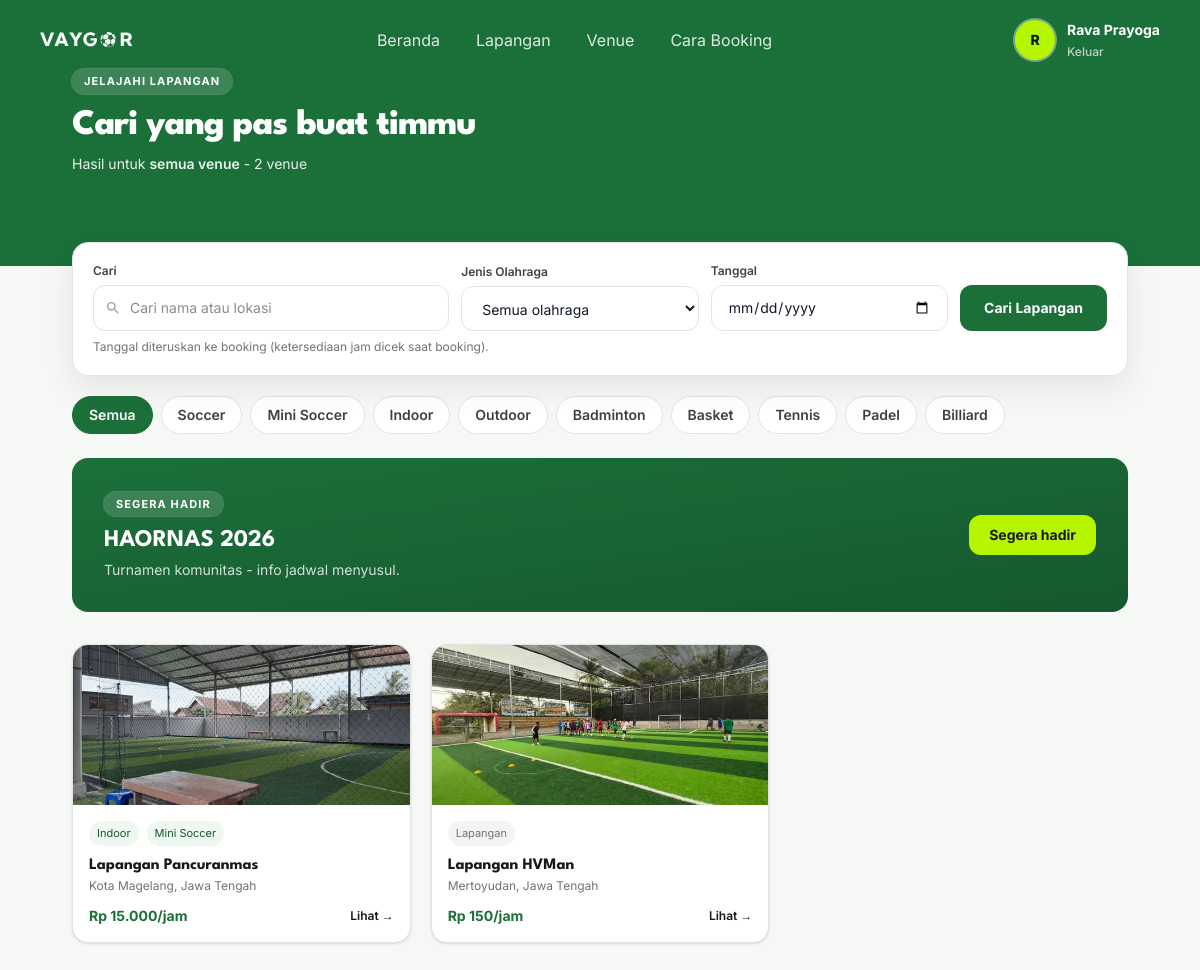
Screenshot of /index.php?p=browse (signed in) with the database file from the repository.
### tables this page shows
CREATE TABLE `users` (
  `id` int UNSIGNED NOT NULL,
  `name` varchar(100) NOT NULL,
  `email` varchar(100) NOT NULL,
  `phone` varchar(20) DEFAULT NULL,
  `password` varchar(255) NOT NULL,
  `role` enum('user','admin') NOT NULL DEFAULT 'user',
  `status` enum('active','inactive') NOT NULL DEFAULT 'active',
  `created_at` timestamp NULL DEFAULT CURRENT_TIMESTAMP,
  `updated_at` timestamp NULL DEFAULT CURRENT_TIMESTAMP ON UPDATE CURRENT_TIMESTAMP
);

CREATE TABLE `kategori` (
  `id_kat` int NOT NULL,
  `name_kat` varchar(50) NOT NULL,
  `logo_kat` varchar(255) NOT NULL
);

CREATE TABLE `fields` (
  `id` int UNSIGNED NOT NULL,
  `name` varchar(100) NOT NULL,
  `location` varchar(255) NOT NULL,
  `description` text,
  `capacity` int DEFAULT '10',
  `price` decimal(12,2) NOT NULL DEFAULT '0.00',
  `image` varchar(255) DEFAULT NULL
);

### pages/browse.php (the view, shortened to what this page needs)
<?php
$q     = trim($_GET['q'] ?? trim($_GET['nama'] ?? ''));
$jenis = trim($_GET['jenis'] ?? '');
$kat   = trim($_GET['kat'] ?? '');
$date  = trim($_GET['tanggal'] ?? trim($_GET['date'] ?? ''));
$catFilter = $jenis !== '' ? $jenis : $kat;
$venues = [];
$dbError = '';
try {
  $sql = "SELECT f.id, f.name, f.location, f.description, f.capacity, f.price, f.image
            FROM fields f";
  $joins  = '';
  $wheres = ['1 = 1'];
  $sql .= $joins . " WHERE " . implode(' AND ', $wheres) . " ORDER BY f.id ASC";
  $stmt = $conn->prepare($sql);
  $stmt->execute();
  $res = $stmt->get_result();
  while ($row = $res->fetch_assoc()) {
    $venues[] = $row;
  }
} catch (Throwable $e) {
  $dbError = 'Gagal memuat venue. Coba lagi.';
}
$catsByField = [];
$kats = [];
try {
  $qcat = mysqli_query($conn, "SELECT fk.id_field, k.name_kat FROM fields_kat fk JOIN kategori k ON k.id_kat = fk.id_kat ORDER BY k.name_kat");
  while ($c = mysqli_fetch_assoc($qcat)) {
    $catsByField[$c['id_field']][] = $c['name_kat'];
  }
  $qall = mysqli_query($conn, "SELECT id_kat, name_kat FROM kategori ORDER BY id_kat");
  while ($k = mysqli_fetch_assoc($qall)) {
    $kats[] = $k;
  }
} catch (Throwable $e) {
}
function vaygor_img($row)
{
  $c = $row['image'] ?? '';
  if ($c !== '') {
    if (file_exists(__DIR__ . '/../assets/uploads/' . $c)) return 'assets/uploads/' . $c;
  }
  return 'assets/images/lapangan.png';
}
function vaygor_price($n)
{
  return 'Rp ' . number_format((float) $n, 0, ',', '.');
}
function chip_href($opts = [])
{
  $parts = ['index.php?p=browse'];
  if (!empty($opts['jenis'])) $parts[] = 'jenis=' . urlencode($opts['jenis']);
  return implode('&', $parts);
}
$countText = count($venues) . ' venue';
?>
<section class="relative mt-[-25px]">
  <div class="bg-vaygor-600 text-white py-8">
    <div class="relative mx-auto max-w-6xl px-6 sm:px-8 lg:px-12 py-15">
      <p class="inline-flex rounded-full bg-white/15 px-3 py-1 text-[11px] font-bold tracking-widest uppercase ring-1 ring-white/20">Jelajahi Lapangan</p>
      <h1 class="mt-3 font-spartan text-3xl sm:text-4xl font-extrabold tracking-tight">Cari yang pas buat timmu</h1>
      <p class="mt-2 text-sm text-white/90">Hasil untuk <span class="font-semibold"><?php echo $q !== '' ? htmlspecialchars($q, ENT_QUOTES, 'UTF-8') : 'semua venue'; ?></span> - <?php echo htmlspecialchars($countText, ENT_QUOTES, 'UTF-8'); ?></p>
    </div>
  </div>
  <div class="mx-auto max-w-6xl px-6 sm:px-8 lg:px-12 -mt-6 relative z-10">
    <form action="index.php" method="get" class="rounded-2xl border border-zinc-200 bg-white p-4 sm:p-5 shadow-[0_12px_32px_rgba(0,0,0,0.08)]">
      <div class="grid gap-3 sm:grid-cols-[1.5fr_1fr_1fr_auto] sm:items-end">
        <div>
          <label for="bq" class="block text-xs font-semibold text-zinc-700">Cari</label>
          <div class="mt-1.5 relative">
            <input id="bq" type="text" name="q" value="<?php echo htmlspecialchars($q, ENT_QUOTES, 'UTF-8'); ?>" placeholder="Cari nama atau lokasi" class="w-full rounded-xl border border-zinc-200 bg-white pl-9 pr-4 py-3 text-sm focus:border-vaygor-600 focus:outline-none focus:ring-2 focus:ring-vaygor-600/20">
          </div>
        </div>
        <div>
          <label for="bjenis" class="block text-xs font-semibold text-zinc-700">Jenis Olahraga</label>
          <select id="bjenis" name="jenis" class="mt-1.5 w-full cursor-pointer rounded-xl border border-zinc-200 bg-white px-4 py-3 text-sm focus:border-vaygor-600 focus:outline-none focus:ring-2 focus:ring-vaygor-600/20">
            <option value="">Semua olahraga</option>
          </select>
        </div>
        <div>
          <label for="bdate" class="block text-xs font-semibold text-zinc-700">Tanggal</label>
          <input id="bdate" type="date" name="tanggal" value="<?php echo htmlspecialchars($date, ENT_QUOTES, 'UTF-8'); ?>" class="mt-1.5 w-full rounded-xl border border-zinc-200 bg-white px-4 py-3 text-sm focus:border-vaygor-600 focus:outline-none focus:ring-2 focus:ring-vaygor-600/20">
        </div>
        <button type="submit" class="h-[46px] rounded-xl bg-vaygor-600 px-6 text-sm font-bold text-white hover:bg-vaygor-700">Cari Lapangan</button>
      </div>
      <p class="mt-2 text-xs text-zinc-500">Tanggal diteruskan ke booking (ketersediaan jam dicek saat booking).</p>
    </form>
  </div>
  <div class="mx-auto max-w-6xl px-6 sm:px-8 lg:px-12 mt-5">
    <div class="flex flex-wrap gap-2">
      <?php
      $allHref = chip_href(['q' => $q, 'tanggal' => $date]);
      $allActive = $catFilter === '';
      ?>
      <a href="<?php echo htmlspecialchars($allHref, ENT_QUOTES, 'UTF-8'); ?>" class="rounded-full border px-4 py-2 text-sm font-semibold <?php echo $allActive ? 'border-vaygor-600 bg-vaygor-600 text-white' : 'border-zinc-200 bg-white text-zinc-700 hover:border-vaygor-600 hover:text-vaygor-600'; ?>">Semua</a>
      <?php foreach ($kats as $kk): $kkActive = $catFilter === (string) $kk['id_kat']; ?>
        <a href="<?php echo htmlspecialchars(chip_href(['q' => $q, 'jenis' => $kk['id_kat'], 'tanggal' => $date]), ENT_QUOTES, 'UTF-8'); ?>" class="rounded-full border px-4 py-2 text-sm font-semibold <?php echo $kkActive ? 'border-vaygor-600 bg-vaygor-600 text-white' : 'border-zinc-200 bg-white text-zinc-700 hover:border-vaygor-600 hover:text-vaygor-600'; ?>"><?php echo htmlspecialchars($kk['name_kat'], ENT_QUOTES, 'UTF-8'); ?></a>
      <?php endforeach; ?>
    </div>
  </div>
  <div class="mx-auto max-w-6xl px-6 sm:px-8 lg:px-12 mt-6">
    <div class="rounded-2xl bg-gradient-to-br from-vaygor-600 to-vaygor-700 text-white p-6 sm:p-8 flex flex-col sm:flex-row sm:items-center sm:justify-between gap-4">
      <div>
        <p class="inline-flex rounded-full bg-white/15 px-3 py-1 text-[11px] font-bold tracking-widest uppercase ring-1 ring-white/20">Segera hadir</p>
        <h2 class="mt-2 font-spartan text-xl sm:text-2xl font-bold">HAORNAS 2026</h2>
        <p class="mt-1 text-sm text-white/80">Turnamen komunitas - info jadwal menyusul.</p>
      </div>
      <span class="inline-flex rounded-xl bg-[#B6F500] px-5 py-2.5 text-sm font-bold text-zinc-900">Segera hadir</span>
    </div>
  </div>
  <div class="mx-auto max-w-6xl px-6 sm:px-8 lg:px-12 mt-8 pb-12">
    <?php if ($dbError !== ''): ?>
      <div role="alert" class="rounded-xl border border-red-200 bg-red-50 px-4 py-3 text-sm text-red-700"><?php echo htmlspecialchars($dbError, ENT_QUOTES, 'UTF-8'); ?></div>
    <?php else: ?>
      <div class="grid gap-5 sm:grid-cols-2 lg:grid-cols-3">
        <?php foreach ($venues as $v):
          $vcats = $catsByField[$v['id']] ?? [];
        ?>
          <a href="index.php?p=produk&id=<?php echo (int) $v['id']; ?>" class="group overflow-hidden rounded-2xl border border-zinc-200 bg-white shadow-sm hover:shadow-md transition">
            <div class="h-36 sm:h-40 overflow-hidden bg-zinc-100">
              <img src="<?php echo htmlspecialchars(vaygor_img($v), ENT_QUOTES, 'UTF-8'); ?>" alt="<?php echo htmlspecialchars($v['name'], ENT_QUOTES, 'UTF-8'); ?>" class="h-full w-full object-cover group-hover:scale-[1.02] transition" loading="lazy">
            </div>
            <div class="p-4">
              <div class="flex flex-wrap gap-2 text-[11px] text-zinc-500">
                <?php if ($vcats): ?>
                  <?php foreach ($vcats as $cn): ?>
                    <span class="rounded-full bg-vaygor-50 text-vaygor-700 px-2 py-1"><?php echo htmlspecialchars($cn, ENT_QUOTES, 'UTF-8'); ?></span>
                  <?php endforeach; ?>
                <?php else: ?>
                  <span class="rounded-full bg-zinc-100 px-2 py-1">Lapangan</span>
                <?php endif; ?>
              </div>
              <h3 class="mt-2 font-spartan text-base font-bold text-zinc-900"><?php echo htmlspecialchars($v['name'], ENT_QUOTES, 'UTF-8'); ?></h3>
              <p class="text-xs text-zinc-500"><?php echo htmlspecialchars($v['location'], ENT_QUOTES, 'UTF-8'); ?></p>
              <div class="mt-3 flex items-center justify-between">
                <span class="text-sm font-bold text-vaygor-600"><?php echo htmlspecialchars(vaygor_price($v['price']), ENT_QUOTES, 'UTF-8'); ?>/jam</span>
                <span class="text-xs font-semibold text-zinc-900 group-hover:text-vaygor-600">Lihat →</span>
              </div>
            </div>
          </a>
        <?php endforeach; ?>
      </div>
    <?php endif; ?>
  </div>
</section>

### includes/navbar.php (shortened to what this page needs)
<?php
$navLoggedIn = !empty($_SESSION['id']);
$navName    = $_SESSION['name'] ?? '';
$navSolid   = !empty($navForceSolid);
if ($navLoggedIn && !$navName) {
    $navConn = $GLOBALS['conn'] ?? null;
    if ($navConn) {
        $navRes = mysqli_query($navConn, 'SELECT name FROM users WHERE id = ' . (int) $_SESSION['id'] . ' LIMIT 1');
        $navRow = $navRes ? mysqli_fetch_assoc($navRes) : null;
        $navName = $navRow['name'] ?? 'Pengguna';
    } else {
        $navName = 'Pengguna';
    }
}
$navInitial = $navName ? mb_strtoupper(mb_substr(trim($navName), 0, 1)) : 'V';
?>
<nav id="siteNav" data-force="<?= $navSolid ? '1' : '0' ?>" class="fixed inset-x-0 top-0 z-50 <?= $navSolid ? 'scrolled' : '' ?>">
  <div class="mx-auto flex h-20 max-w-7xl items-center justify-between px-5 sm:px-8 lg:px-10">
    <a href="index.php" class="flex items-center">
      <img id="navLogo" src="assets/images/logo(1).svg" class="h-5 w-auto sm:h-6" alt="VAYGOR">
    </a>
    <div class="hidden items-center gap-9 lg:flex">
      <a href="index.php" class="nav-link">Beranda</a>
      <a href="index.php?p=browse" class="nav-link">Lapangan</a>
      <a href="index.php#venue" class="nav-link">Venue</a>
      <a href="index.php#cara" class="nav-link">Cara Booking</a>
    </div>
    <div class="hidden items-center gap-5 lg:flex">
      <?php if (!$navLoggedIn): ?>
        <a href="login.php" class="nav-link">Masuk</a>
        <a href="index.php?p=browse" class="rounded-xl bg-neon px-6 py-3 text-sm font-bold text-vaygor-950 shadow-lg shadow-black/20 transition hover:scale-[1.03] hover:bg-white">Book Now</a>
      <?php else: ?>
        <div class="flex items-center gap-3">
          <div class="nav-avatar flex h-10 w-10 items-center justify-center rounded-full bg-neon text-sm font-extrabold text-vaygor-950 ring-2 ring-white/40"><?= $navInitial; ?></div>
          <div class="leading-tight">
            <p class="nav-name max-w-[10rem] truncate text-sm font-bold"><?= htmlspecialchars($navName); ?></p>
            <a href="logout.php" class="nav-logout text-xs font-medium">Keluar</a>
          </div>
        </div>
      <?php endif; ?>
    </div>
  </div>
</nav>

### includes/navbar.php (style rules this page uses)
#siteNav { background: transparent; transition: background-color .3s ease, box-shadow .3s ease; }
#siteNav .nav-link { color: rgba(255, 255, 255, .85); transition: color .25s ease; }
#siteNav .nav-name { color: #fff; }
#siteNav .nav-logout { color: rgba(255, 255, 255, .7); transition: color .25s ease; }

### rows the page displays
users: name "R", name "Rava Prayoga"
kategori: name_kat "Soccer"
kategori: name_kat "Mini Soccer"
kategori: name_kat "Indoor"
kategori: name_kat "Outdoor"
kategori: name_kat "Badminton"
kategori: name_kat "Basket"
kategori: name_kat "Tennis"
kategori: name_kat "Padel"
kategori: name_kat "Billiard"
fields: image (picture), id "Indoor", id "Mini Soccer", name "Lapangan Pancuranmas", location "Kota Magelang, Jawa Tengah", price "Rp 15.000"
fields: image (picture), shows "Lapangan", name "Lapangan HVMan", location "Mertoyudan, Jawa Tengah", price "Rp 150"

### other values shown
$countText "2 venue"
